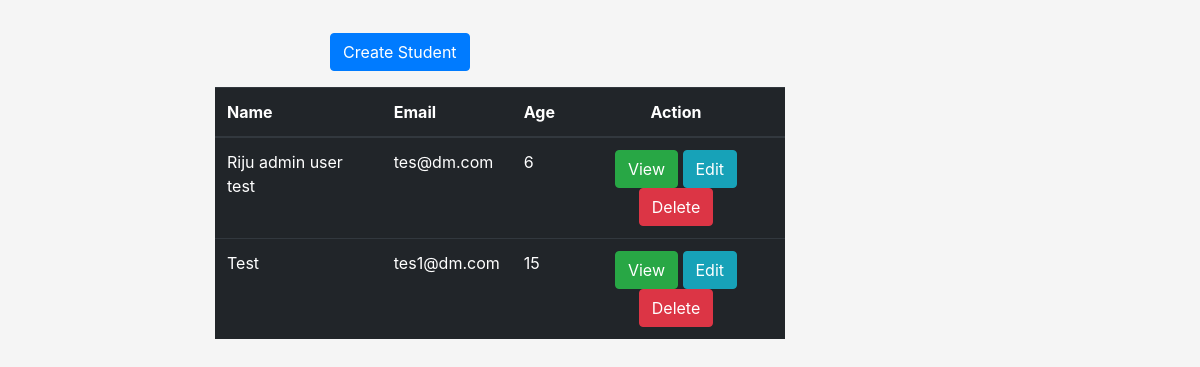
The app's page /, older data.
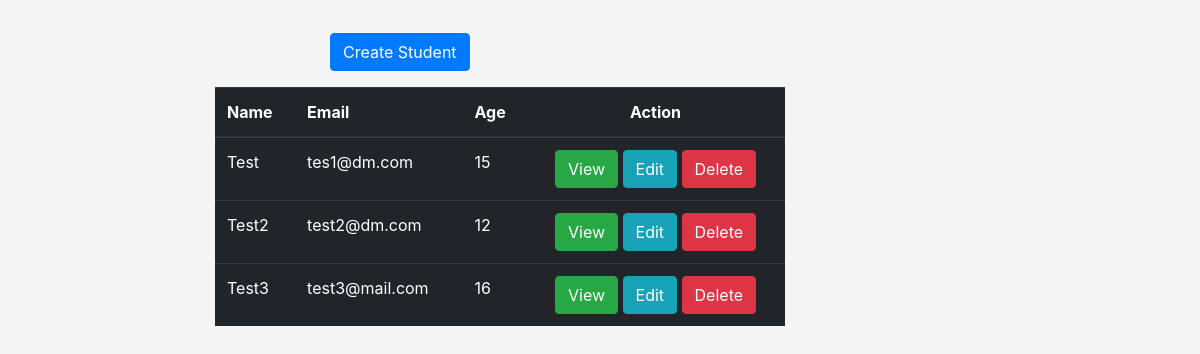
The same page, newer data.
### student/models.py (models this page shows, shortened)
class CustomUser(AbstractUser):
    email = models.EmailField(max_length=254, unique=True, db_index=True)
    name = models.CharField(max_length=100, default='')
    age = models.PositiveIntegerField(default=0)
    gender = models.CharField(
        max_length=1,
        choices=GENDER_TYPE,
        default=GENDER_TYPE[0][0],
        blank=False
    )
    school = models.CharField(
        max_length=2,
        choices=SCHOOL_TYPE,
        null=True,
        blank=True
    )
    is_active = models.BooleanField(default=True)
    username = models.CharField(max_length=40, unique=False, default='')
    USERNAME_FIELD = 'email'
    REQUIRED_FIELDS = ['name', 'age', 'gender', 'school', 'is_active']

### student/views.py (the view)
# urls.py: path('', views.list_student, name='list_student'),
def list_student(request):
    students = CustomUser.objects.all()
    return render(request, 'student/list.html', {
        'students': students
    })

### student/templates/student/list.html (shortened to what this page needs)
{% extends "base.html" %}
{% block content %}
<div class="col-md-6 offset-md-3 mt-3">
    <div class="col-md-2">
        <a href="{% url 'student:create_student' %}" class="btn btn-primary">Create Student</a>
    </div>
</div>
<div class="col-md-6 offset-md-2 mt-3">
    <table class="table table-dark">
        <thead>
            <th scope="col">Name</th>
            <th scope="col">Email</th>
            <th scope="col">Age</th>
            <th scope="col" class="text-center">Action</th>
        </thead>
        <tbody>
        {% for student in students %}
        <tr>
            <td scope="row">{{ student.name }}</td>
            <td>{{ student.email }}</td>
            <td>{{ student.age}}</td>
            <td class="text-center">
                <a href="{% url 'student:view_student' student.id %}" class="btn btn-success">View</a>
                <a href="{% url 'student:edit_student' student.id %}" class="btn btn-info">Edit</a>
                <a href="{% url 'student:delete_student' student.id %}" class="btn btn-danger student-delete">Delete</a>
            </td>
        </tr>
        {% endfor %}
        </tbody>
    </table>
</div>
{% endblock content %}

### templates/base.html (shortened to what this page needs)
{% load static %}
<!doctype html>
<html lang="en">
<head>
    <link rel="stylesheet" href="https://maxcdn.bootstrapcdn.com/bootstrap/4.0.0/css/bootstrap.min.css"
>
    <link href="{% static 'css/main.css' %}" rel="stylesheet">
</head>
<body>
    <div class="col-md-8 offset-md-2 mt-3">
    </div>
    {% block content %}{% endblock content %}
</body>
</html>

### static/css/main.css (style rules this page uses)
html, body { height: 100%; }
body { background-color: #f5f5f5; }

Row changes from the older to the newer data that the page shows:
removed CustomUser: name "Riju admin user test", email "tes@dm.com", age "6"
added CustomUser: name "Test2", email "test2@dm.com", age "12"
added CustomUser: name "Test3", email "test3@mail.com", age "16"
